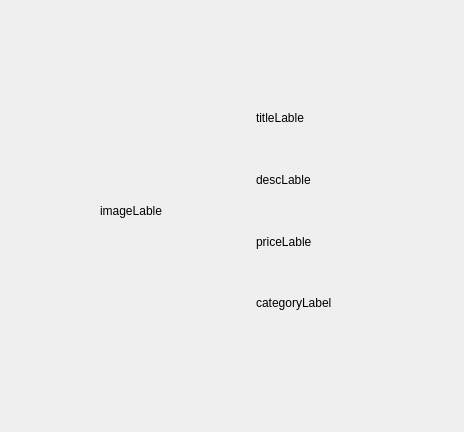
<?xml version="1.0" encoding="UTF-8"?>
<ui version="4.0">
 <class>AdWidget</class>
 <widget class="QWidget" name="AdWidget">
  <property name="geometry">
   <rect>
    <x>0</x>
    <y>0</y>
    <width>464</width>
    <height>432</height>
   </rect>
  </property>
  <property name="windowTitle">
   <string>Form</string>
  </property>
  <widget class="QWidget" name="horizontalLayoutWidget">
   <property name="geometry">
    <rect>
     <x>100</x>
     <y>90</y>
     <width>255</width>
     <height>241</height>
    </rect>
   </property>
   <layout class="QHBoxLayout" name="horizontalLayout">
    <item>
     <widget class="QLabel" name="imageLable">
      <property name="minimumSize">
       <size>
        <width>150</width>
        <height>150</height>
       </size>
      </property>
      <property name="text">
       <string>imageLable</string>
      </property>
      <property name="scaledContents">
       <bool>true</bool>
      </property>
     </widget>
    </item>
    <item>
     <layout class="QVBoxLayout" name="verticalLayout">
      <item>
       <widget class="QLabel" name="titleLable">
        <property name="text">
         <string>titleLable</string>
        </property>
       </widget>
      </item>
      <item>
       <widget class="QLabel" name="descLable">
        <property name="text">
         <string>descLable</string>
        </property>
       </widget>
      </item>
      <item>
       <widget class="QLabel" name="priceLable">
        <property name="text">
         <string>priceLable</string>
        </property>
       </widget>
      </item>
      <item>
       <widget class="QLabel" name="categoryLabel">
        <property name="text">
         <string>categoryLabel</string>
        </property>
       </widget>
      </item>
     </layout>
    </item>
   </layout>
  </widget>
 </widget>
 <resources/>
 <connections/>
</ui>
